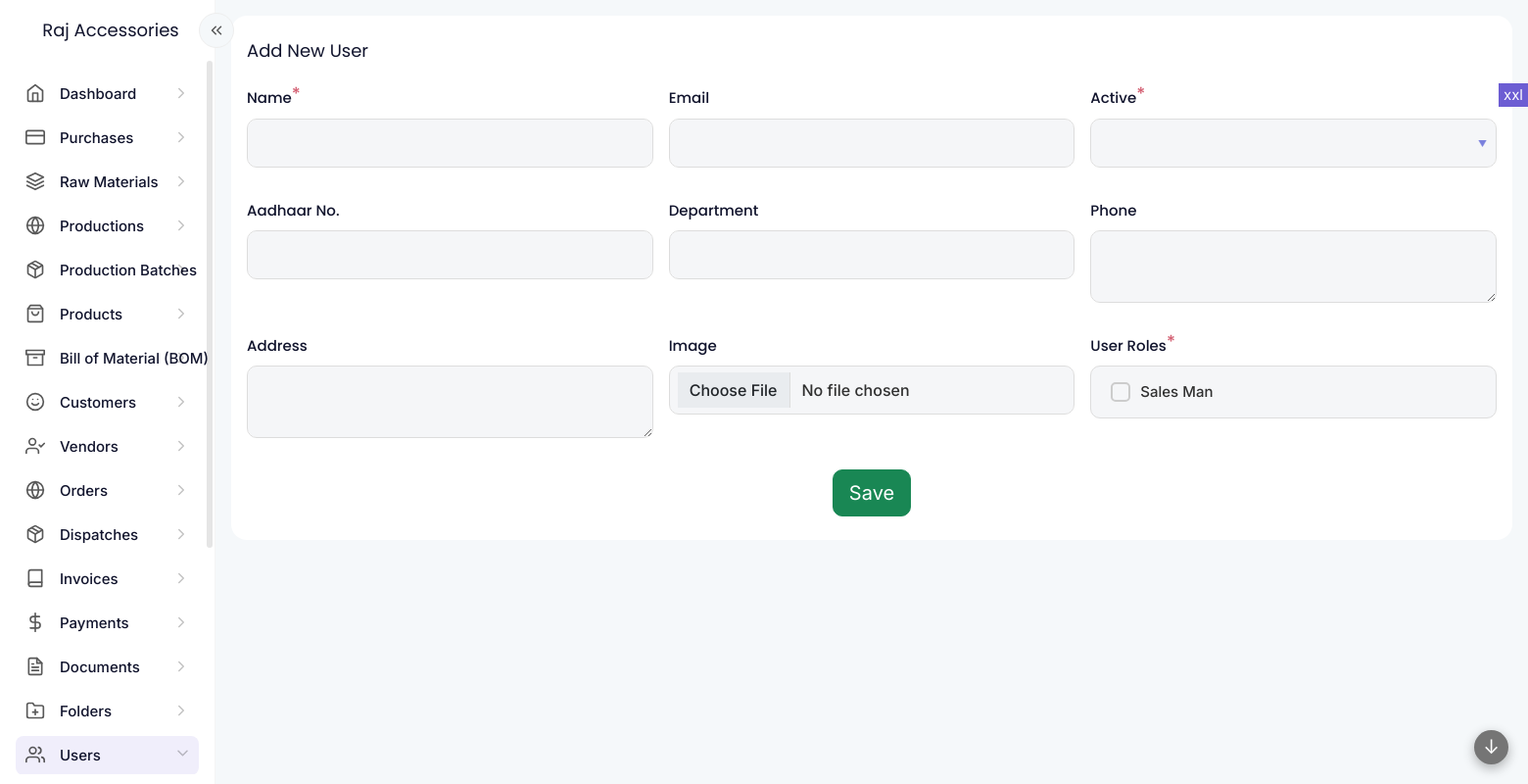
The app's page /modules/users/user-form.php (signed in), older data.
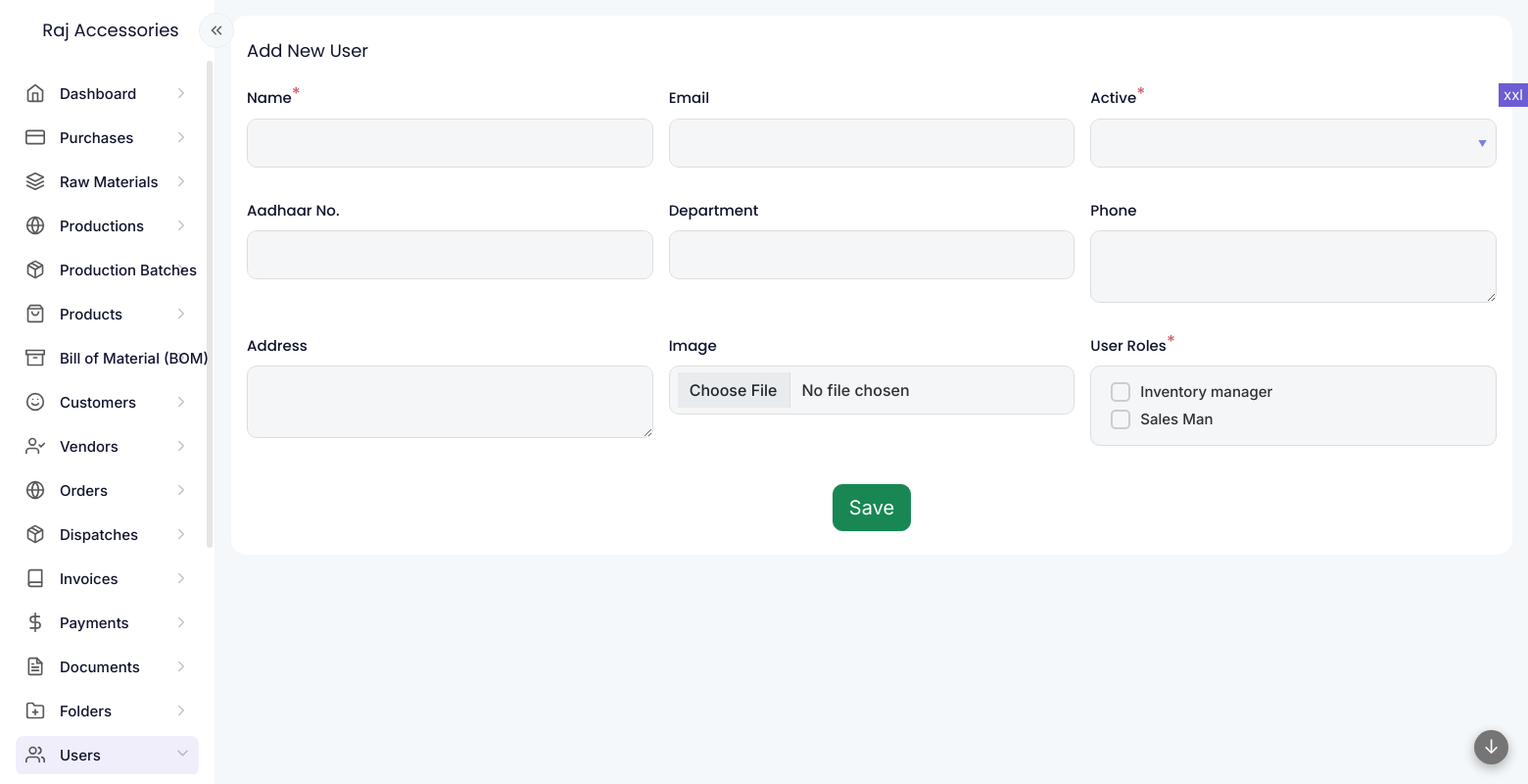
The same page, newer data.
### tables this page shows
CREATE TABLE IF NOT EXISTS `user_roles` (
  `id` int NOT NULL AUTO_INCREMENT,
  `user_role` varchar(100) NOT NULL,
  `auth_user` int NOT NULL,
  `updated` int NOT NULL,
  `created` varchar(35) DEFAULT NULL,
  PRIMARY KEY (`id`)
);

### common/functions.php (the view, shortened to what the changed rows need)
<?php
function widget_start($title = "", $class = "", $widget_title_class = "", $widget_wrapper_class = "", $options = "", $widget_options_class = "")
{
    echo '<div class="widgetwrapper col d-flex align-items-start  px-2 py-0 ' . $class . ' ">
 <div class="widget container-fluid py-4 px-3 overhide ' . $widget_wrapper_class . '">';
}
function widget_end()
{
    echo "</div>
 </div>";
}
?>
<?php
function form_field($vars, $data)
{
    $s = "";
    if ($vars["type"] == "submit") {
        $s = '<div class="' . $vars["class"] . '">';
        $s .= '<input type="submit" name="' . $vars["key"] . '" value="' . $vars["name"] . '" class="btn btn-success btn-lg">';
        $s .= '</div>';
    }
    else {
        $show_as_field = true;
        if ($show_as_field) {
            $parent_class = "";
            $s = '<div class="' . $vars["class"] . ' ' . $parent_class . '"><label for="' . $vars["key"] . '" class="form-label">' . $vars["name"] . '';
            $required = (isset($vars["required"]) && $vars["required"] == true) ? true : false;
            if ($required) {
                $s .= '<sup>*</sup>';
            }
            $s .= '</label>';
        }
        if ($vars["type"] == "display") {
            $s .= '<div class="form-display" name="' . $vars["key"] . '" id="' . $vars["key"] . '">' . get_value($data, $vars["key"]) . '</div>';
        }
        else if ($vars["type"] == "text") {
            $s .= '<input type="text" class="form-control" name="' . $vars["key"] . '" id="' . $vars["key"] . '" value="' . htmlspecialchars(get_value($data, $vars["key"])) . '" ' . ($required ? "required" : "") . '>';
            $s .= '<div class="invalid-feedback">Incorrect ' . $vars["name"] . ' value</div>';
        }
        else if ($vars["type"] == "hidden") {
            $s .= '<input type="hidden" class="form-control" name="' . $vars["key"] . '" id="' . $vars["key"] . '" value="' . get_value($data, $vars["key"]) . '" ' . '>';
        }
        else if ($vars["type"] == "textarea") {
            $s .= '<textarea class="form-control" name="' . $vars["key"] . '" id="' . $vars["key"] . '" ' . ($required ? "required" : "") . '>' . get_value($data, $vars["key"]) . '</textarea>';
            $s .= '<div class="invalid-feedback">Incorrect ' . $vars["name"] . ' value</div>';
        }
        else if ($vars["type"] == "number") {
            $maxno = "";
            $s .= '<input type="number" class="form-control" step="any" name="' . $vars["key"] . '" id="' . $vars["key"] . '" ' . $maxno . ' value="' . get_value($data, $vars["key"]) . '" ' . ($required ? "required" : "") . '>';
            $s .= '<div class="invalid-feedback">Incorrect ' . $vars["name"] . ' value</div>';
        }
        else if ($vars["type"] == "select") {
            $s .= '<select class="form-control" readonly name="' . $vars["key"] . '" id="' . $vars["key"] . '" ' . ($required ? "required" : "") . '>';
            $sel = get_value($data, $vars["key"]);
            $s .= select_options($vars["options"], $sel);
            $s .= '</select><div class="invalid-feedback">Incorrect ' . $vars["name"] . ' value</div>';
        }
        else if ($vars["type"] == "multi-checkbox") {
            $s .= '<div class="multi-check-list">';
            foreach ($vars["options"] as $k => $v) {
                $sel = "";
                $optid = $vars["option_id"];
                $optlabel = $vars["option_label"];
                $s .= '<input type="checkbox" ' . $sel . ' class="form-check-input" name="' . $vars["key"] . '[]" id="' . $vars["key"] . '-' . $v[$optid] . '" value="' . $v[$optid] . '"><label for="' . $vars["key"] . '-' . $v[$optid] . '">' . $v[$optlabel] . '</label><br>';
            }
            $s .= '</div>';
        }
        else if ($vars["type"] == "image-file") {
            $s .= '<input type="file" class="form-control" name="' . $vars["key"] . '" id="' . $vars["key"] . '" ' . ($required ? "required" : "") . '>';
            $s .= '<div class="invalid-feedback">Invalid ' . $vars["name"] . '</div>';
        }
        if ($show_as_field) {
            $s .= '</div>';
        }
    }
    return $s;
}
function fetch_data($vars)
{
    global $conn;
    $table = $vars["table"];
    $cols = $vars["columns"];
    $order = $vars["order"];
    $limit = $vars["limit"];
    $condition = $vars["condition"];
    if (trim($order) != '') {
        if (strpos($order, " DESC") !== false || strpos($order, " ASC") !== false) {
            $order = ' ORDER BY ' . trim($order) . ' ';
        } else {
            $order = ' ORDER BY ' . trim($order) . ' ASC ';
        }
    }
    $ret = [];
    $sql = ' SELECT ' . $cols . ' FROM ' . $table . ' ' . $condition . ' ' . $order . ' ' . $limit . ' ';
    $querystr = $conn->query($sql);
    $totrows = mysqli_num_rows($querystr);
    if ($totrows > 0) {
        $inc = 0;
        while ($result = mysqli_fetch_object($querystr)) {
            foreach ($result as $key => $value) {
                $ret[$inc][$key] = $value;
            }
            $inc = $inc + 1;
        }
    }
    return $ret;
}

Row changes from the older to the newer data that the page shows:
added user_roles: user_role "Inventory manager"
